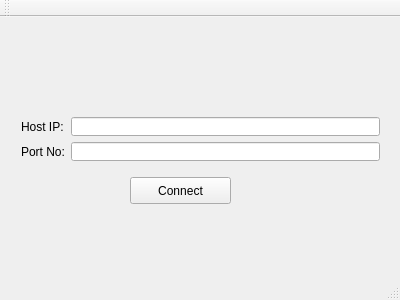
<?xml version="1.0" encoding="UTF-8"?>
<ui version="4.0">
 <class>MainWindow</class>
 <widget class="QMainWindow" name="MainWindow">
  <property name="geometry">
   <rect>
    <x>0</x>
    <y>0</y>
    <width>400</width>
    <height>300</height>
   </rect>
  </property>
  <property name="windowTitle">
   <string>Client</string>
  </property>
  <widget class="QWidget" name="centralWidget">
   <widget class="QWidget" name="gridLayoutWidget">
    <property name="geometry">
     <rect>
      <x>10</x>
      <y>89</y>
      <width>381</width>
      <height>66</height>
     </rect>
    </property>
    <layout class="QGridLayout" name="gridLayout">
     <item row="0" column="0">
      <widget class="QLabel" name="label">
       <property name="text">
        <string>Host IP:</string>
       </property>
      </widget>
     </item>
     <item row="1" column="0">
      <widget class="QLabel" name="label_2">
       <property name="text">
        <string>Port No:</string>
       </property>
      </widget>
     </item>
     <item row="0" column="1">
      <widget class="QLineEdit" name="ipAddr">
       <property name="text">
        <string/>
       </property>
      </widget>
     </item>
     <item row="1" column="1">
      <widget class="QLineEdit" name="portNo"/>
     </item>
    </layout>
   </widget>
   <widget class="QPushButton" name="connect">
    <property name="geometry">
     <rect>
      <x>130</x>
      <y>160</y>
      <width>101</width>
      <height>27</height>
     </rect>
    </property>
    <property name="text">
     <string>Connect</string>
    </property>
   </widget>
  </widget>
  <widget class="QMenuBar" name="menuBar">
   <property name="geometry">
    <rect>
     <x>0</x>
     <y>0</y>
     <width>400</width>
     <height>23</height>
    </rect>
   </property>
  </widget>
  <widget class="QToolBar" name="mainToolBar">
   <attribute name="toolBarArea">
    <enum>TopToolBarArea</enum>
   </attribute>
   <attribute name="toolBarBreak">
    <bool>false</bool>
   </attribute>
  </widget>
  <widget class="QStatusBar" name="statusBar"/>
 </widget>
 <layoutdefault spacing="6" margin="11"/>
 <resources/>
 <connections/>
</ui>
